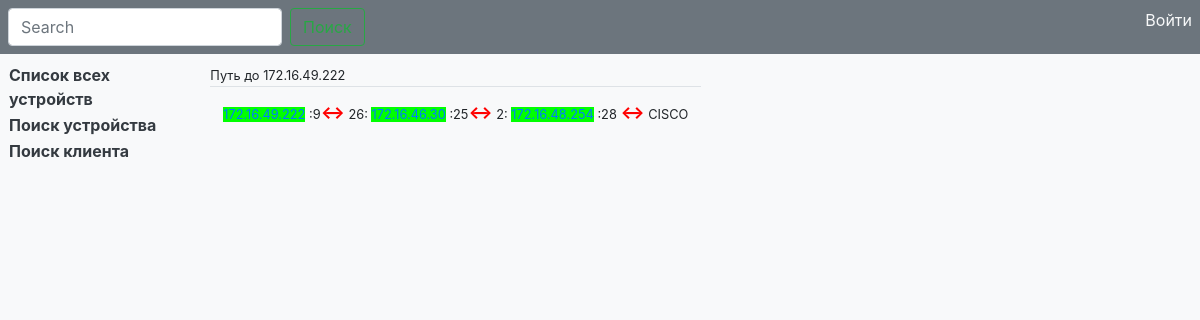
Page /connection/4/path on the committed database.
### models_device/models.py (models this page shows, shortened)
class Device(models.Model):
    model = models.ForeignKey(ModelDevices, null=True, on_delete=models.SET_NULL, help_text='модель устройства', verbose_name='Модель')
    ip = models.GenericIPAddressField(unique=True, help_text='IP нового устройства', verbose_name='IP устройства')
    incoming_port = models.CharField(max_length=10, help_text='приходящий порт', default=1, verbose_name='Приходящий порт')
    up_connect_ip = models.GenericIPAddressField(validators=[validate_up_connect_ip], help_text='IP устройства от которого подключено', verbose_name='IP вышестоящего')
    up_connect_port = models.CharField(max_length=10, help_text='порт подключения на вышестоящем устройстве', default=1, verbose_name='Порт вышестоящего')
    city = models.ForeignKey(Cities, on_delete=models.PROTECT, help_text='город подключения', verbose_name='Город')
    comment = models.TextField(blank=True, verbose_name='Комментарий', help_text='комментарий')
    update = models.DateTimeField(auto_now=True)
    class Meta:
        verbose_name = 'Установленное оборудование'
        verbose_name_plural = 'Установленное оборудование'

### connection_on_device/views.py (the view)
# urls.py: path('<int:id_dev>/path', views.path_to, name='path_to_dev'),
def path_to(request, id_dev):
    try:
        dev = Device.objects.get(pk=id_dev)
    except Device.DoesNotExist:
        raise Http404('Device not found!')
    path = [(dev, COLORS[dev.model.type])]
    to_dev = dev
    if dev.up_connect_ip == '255.255.255.255':
        return render(request, "path_to_device.html", {
                "path": path,
                "to_dev": to_dev,
                })
    if_loop = 0
    while True:
        if_loop += 1
        try:
            dev = Device.objects.get(ip=dev.up_connect_ip)
        except Device.DoesNotExist:
            raise Http404('Device not found!')
        if str(dev.up_connect_ip) == '255.255.255.255':
            path.append((dev, COLORS[dev.model.type]))
            return render(request, "path_to_device.html", {
                "path": path,
                "to_dev": to_dev,
                })
        else:
            path.append((dev, COLORS[dev.model.type]))
        if if_loop > 15:
            return HttpResponse('path not found')

### connection_on_device/templates/path_to_device.html (shortened to what this page needs)
{% extends "base.html" %}
{% block head %} Путь до {{ to_dev.ip }} {% endblock %}
{% block main %}
		<table class="table table-hover w-50">
			<tr><td align="center">
				{% for dev, color in path %}
						<a style="background: {{ color }}" href="{% url 'connections_on_dev' dev.pk %}" title="Показать подключения на данном устройстве">{{ dev.ip }}</a>
						{% if forloop.last %}
							:{{ dev.incoming_port }} <font size="4" color="red"><b>&#8596;</b></font> CISCO
						{% else %}
							:{{ dev.incoming_port }}<font size="4" color="red"><b>&#8596;</b></font> {{ dev.up_connect_port }}:
						{% endif %}
				{% endfor %}
			</tr></td>
		</table>
{% endblock %}

### rows in the picture
Device: ip "172.16.49.222", incoming_port "9", up_connect_port "26"
Device: ip "172.16.46.30", incoming_port "25", up_connect_port "2"
Device: ip "172.16.48.254", incoming_port "28"
